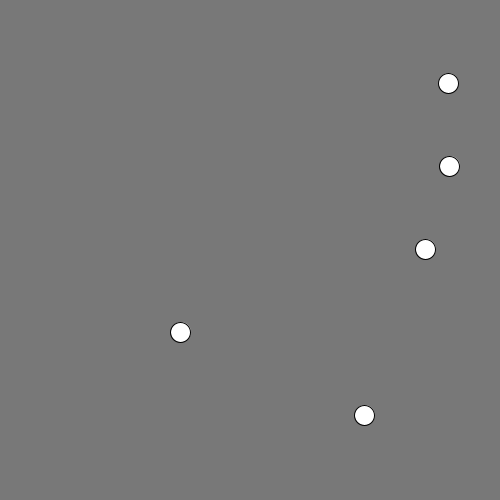
Frame 1 (no input)
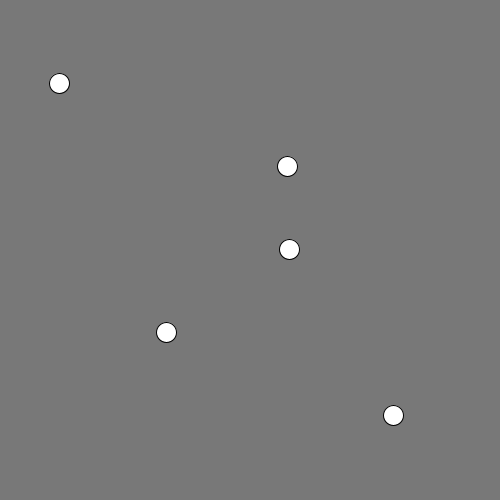
Frame 60 (the mouse pressed at the canvas centre just before this capture)
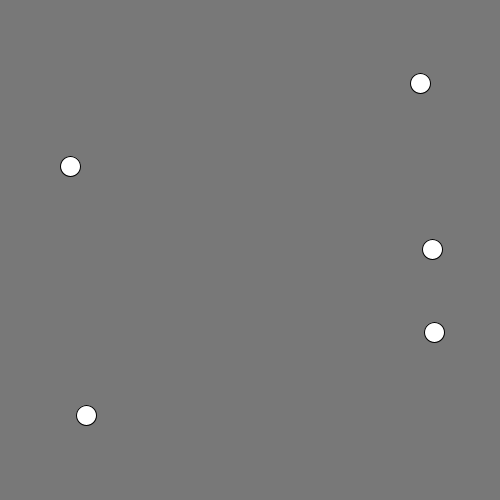
Frame 120 (the mouse held since frame 60 and released just before this capture)

The Processing sketch that drew these frames (run headless with seeded random() and noise(); from frame 60 on, the mouse is pressed at the canvas centre):

// Processing sketch: processing_155125
// ── processing_155125.pde

/*
 * Creative Coding
 * Week 3, 02 - array with sin()
 * by Indae Hwang and Jon McCormack
 * Copyright (c) 2014 Monash University
 *
 * This program demonstrates the use of arrays.
 * It creates three arrays that store the y-position, speed and phase of some oscillating circles.
 * You can change the number of circles by changing the value of num in setup()
 * You can change the background colour by holding the left mouse button and dragging.
 * 
 */

int     num;    // the number of items in the array (# of circles)
float[] y;      // y-position of each circle (fixed)
float[] speed;  // speed of each circle
float[] phase;  // phase of each circle

float red = 120;
float green = 120;
float blue = 120;
float radi;
int b;


void setup() {
  size(500, 500);

  num = 5;
  b = 2;
  // allocate space for each array
  y = new float[num];
  speed = new float[num];
  phase = new float[num]; 

  // calculate the gap in y based on the number of circles
  float gap = height / (num + 1);

  //setup an initial value for each item in the array
  for (int i=0; i<num; i++) {
    y[i] = gap * (i + 1);      // y is constant for each so can be calculated once
    speed[i] = random(5);
    phase[i] = random(TWO_PI);
  }
}


void draw() {
  background(red, green, blue);
  
  

  for (int i=0; i<num; i++) {
    
   
      // calculate the x-position of each ball based on the speed, phase and current frame
    float x = width/2 + sin(radians(frameCount*speed[i] ) + phase[i])* 200;
    ellipse(x, y[i], 20, 20);
      
    radi = dist(mouseX, mouseY, x, y[i]);
    
    if (mousePressed && radi <= 70 && b%2==0){
      speed[i] = 0;
      b++;
      println("b is equal to: " + b);
    }
    else if(mousePressed && radi <= 70 && b%2==1){
        speed[i] = random(5);
        phase[i] = random(TWO_PI);
        b++; 
        println("bb is equal to: " + b);     
     }
    
}
}


// change the background colour if the mouse is dragged
void mouseDragged(){
  red = map(mouseX, 0, width, 0, 255);
  green = map(mouseY, 0, height, 0, 255);
  blue = map(mouseX+mouseY, 0, width+height, 255, 0);
}


        


 
